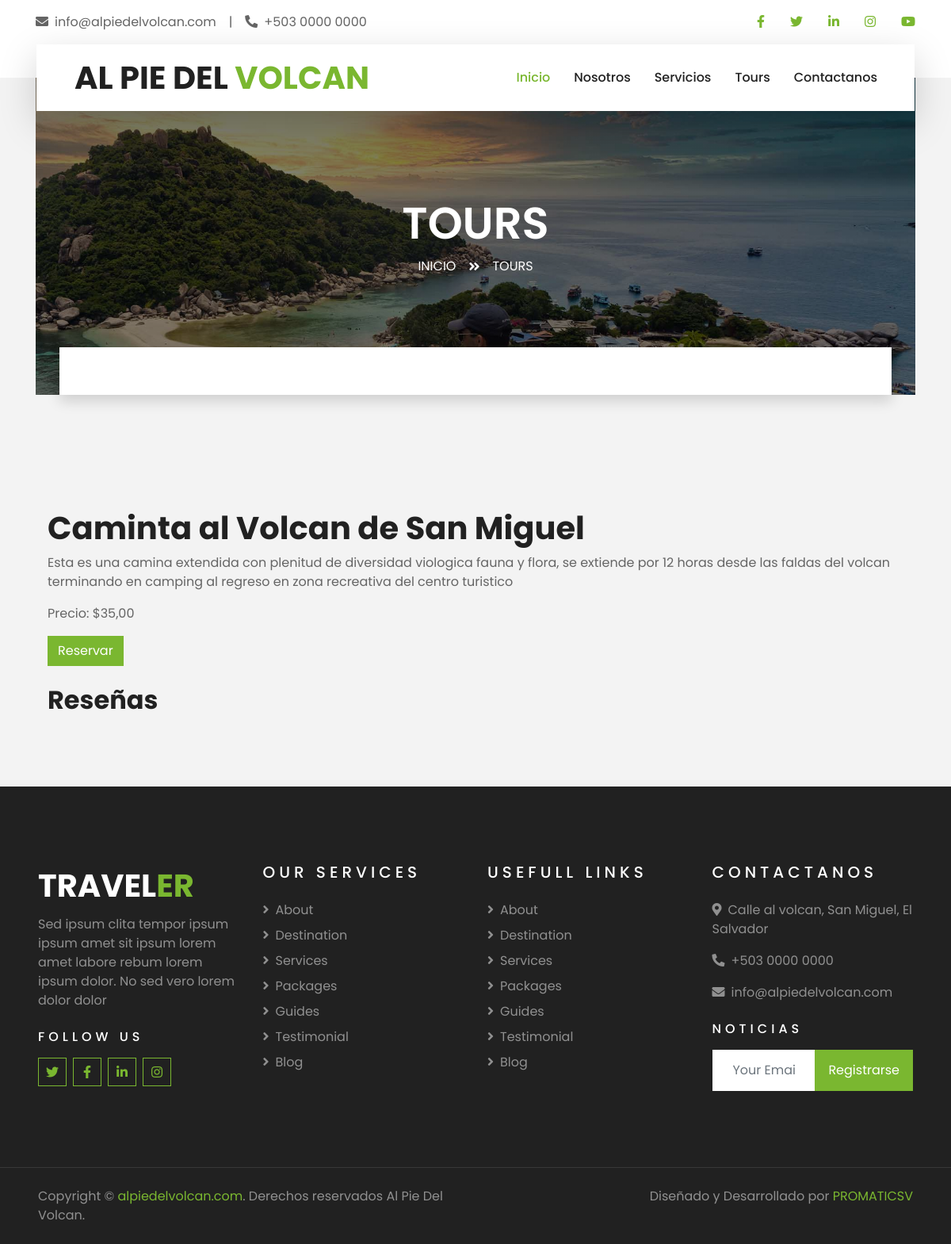
/tours/tour/1/, run on the app's committed database.
### Tours/models.py (models this page shows, shortened)
class Tour(models.Model):
    titulo = models.CharField(max_length=50, unique=True)
    descripcion = models.TextField()
    precio = models.DecimalField(max_digits=6, decimal_places=2) #Precio del tour en dolares americanos
    duracion = models.PositiveIntegerField()   #Duracion del tour en dias
    iva = models.BooleanField(default=False)    #Si es True el precio es con IVA (19%) si no lo es sin IVA (0%).
    imagen = models.ImageField(upload_to='tours')
    tipo_tour = models.ForeignKey(TipoTour, on_delete=models.SET_NULL, null=True, blank=True)

### Tours/views.py (the view)
# urls.py: path('tour/<int:tour_id>/', views.tour_detail, name='tour_detail'),
def tour_detail(request, tour_id):
    tour = get_object_or_404(Tour, id=tour_id)
    return render(request, 'detail_tours.html', {'tour': tour})

### Tours/templates/detail_tours.html (shortened to what this page needs)
{% extends "base.html" %}
{% block content %}
<div class="container-fluid page-header">
    <div class="container">
        <div class="d-flex flex-column align-items-center justify-content-center" style="min-height: 400px">
            <h3 class="display-4 text-white text-uppercase">Tours</h3>
            <div class="d-inline-flex text-white">
                <p class="m-0 text-uppercase"><a class="text-white" href="">Inicio</a></p>
                <i class="fa fa-angle-double-right pt-1 px-3"></i>
                <p class="m-0 text-uppercase">Tours</p>
            </div>
        </div>
    </div>
</div>
<div class="container-fluid booking mt-5 pb-5">
    <div class="container pb-5">
        <div class="bg-light shadow" style="padding: 30px;">
        </div>
    </div>
</div>
<div class="container mt-5">
    <div class="mt-4">
        <h1>{{ tour.titulo }}</h1>
        <p>{{ tour.descripcion }}</p>
        <p>Precio: ${{ tour.precio }}</p>
        <button class="btn btn-primary">Reservar</button>
    </div>
    <div class="mt-4">
        <h2>Reseñas</h2>
    </div>
</div>
{% endblock content %}

### data on the page
Tour: titulo "Caminta al Volcan de San Miguel", descripcion "Esta es una camina extendida con plenitud de diversidad viologica fauna y flora, se extiende por 12 horas desde las faldas del volcan terminando en camping al regreso en zona recreativa del centro turistico", precio "35,00"
